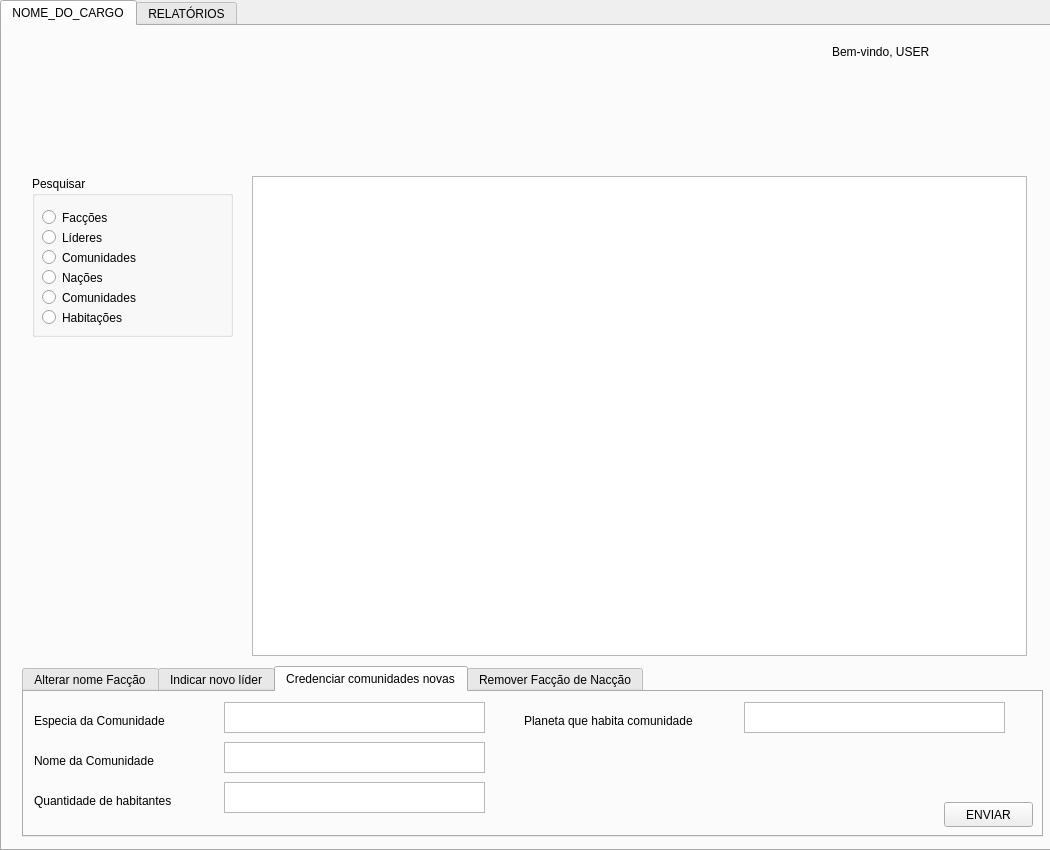
<?xml version="1.0" encoding="UTF-8"?>
<ui version="4.0">
 <class>Form</class>
 <widget class="QWidget" name="Form">
  <property name="geometry">
   <rect>
    <x>0</x>
    <y>0</y>
    <width>1050</width>
    <height>850</height>
   </rect>
  </property>
  <property name="windowTitle">
   <string>Form</string>
  </property>
  <widget class="QTabWidget" name="oficialTab">
   <property name="geometry">
    <rect>
     <x>0</x>
     <y>0</y>
     <width>1051</width>
     <height>851</height>
    </rect>
   </property>
   <property name="currentIndex">
    <number>0</number>
   </property>
   <widget class="QWidget" name="tab_5">
    <attribute name="title">
     <string>NOME_DO_CARGO</string>
    </attribute>
    <widget class="QTabWidget" name="tabWidget">
     <property name="geometry">
      <rect>
       <x>20</x>
       <y>640</y>
       <width>1021</width>
       <height>171</height>
      </rect>
     </property>
     <property name="currentIndex">
      <number>2</number>
     </property>
     <widget class="QWidget" name="tab_7">
      <attribute name="title">
       <string>Alterar nome Facção</string>
      </attribute>
      <widget class="QLabel" name="label">
       <property name="geometry">
        <rect>
         <x>330</x>
         <y>60</y>
         <width>151</width>
         <height>17</height>
        </rect>
       </property>
       <property name="text">
        <string>Novo nome da Facção</string>
       </property>
      </widget>
      <widget class="QPlainTextEdit" name="plainTextEdit">
       <property name="geometry">
        <rect>
         <x>490</x>
         <y>50</y>
         <width>261</width>
         <height>31</height>
        </rect>
       </property>
      </widget>
      <widget class="QPushButton" name="pushButton_2">
       <property name="geometry">
        <rect>
         <x>920</x>
         <y>110</y>
         <width>89</width>
         <height>25</height>
        </rect>
       </property>
       <property name="text">
        <string>ENVIAR</string>
       </property>
      </widget>
     </widget>
     <widget class="QWidget" name="tab_8">
      <attribute name="title">
       <string>Indicar novo líder</string>
      </attribute>
      <widget class="QPlainTextEdit" name="plainTextEdit_3">
       <property name="geometry">
        <rect>
         <x>470</x>
         <y>50</y>
         <width>261</width>
         <height>31</height>
        </rect>
       </property>
      </widget>
      <widget class="QLabel" name="label_3">
       <property name="geometry">
        <rect>
         <x>340</x>
         <y>60</y>
         <width>121</width>
         <height>17</height>
        </rect>
       </property>
       <property name="text">
        <string>Novo CPI do Líder</string>
       </property>
      </widget>
      <widget class="QPushButton" name="pushButton">
       <property name="geometry">
        <rect>
         <x>920</x>
         <y>110</y>
         <width>89</width>
         <height>25</height>
        </rect>
       </property>
       <property name="text">
        <string>ENVIAR</string>
       </property>
      </widget>
     </widget>
     <widget class="QWidget" name="tab_9">
      <attribute name="title">
       <string>Credenciar comunidades novas</string>
      </attribute>
      <widget class="QLabel" name="label_12">
       <property name="geometry">
        <rect>
         <x>10</x>
         <y>60</y>
         <width>171</width>
         <height>17</height>
        </rect>
       </property>
       <property name="text">
        <string>Nome da Comunidade</string>
       </property>
      </widget>
      <widget class="QPlainTextEdit" name="plainTextEdit_12">
       <property name="geometry">
        <rect>
         <x>200</x>
         <y>50</y>
         <width>261</width>
         <height>31</height>
        </rect>
       </property>
      </widget>
      <widget class="QPlainTextEdit" name="plainTextEdit_13">
       <property name="geometry">
        <rect>
         <x>200</x>
         <y>10</y>
         <width>261</width>
         <height>31</height>
        </rect>
       </property>
      </widget>
      <widget class="QLabel" name="label_13">
       <property name="geometry">
        <rect>
         <x>10</x>
         <y>20</y>
         <width>171</width>
         <height>17</height>
        </rect>
       </property>
       <property name="text">
        <string>Especia da Comunidade</string>
       </property>
      </widget>
      <widget class="QPlainTextEdit" name="plainTextEdit_14">
       <property name="geometry">
        <rect>
         <x>200</x>
         <y>90</y>
         <width>261</width>
         <height>31</height>
        </rect>
       </property>
      </widget>
      <widget class="QLabel" name="label_14">
       <property name="geometry">
        <rect>
         <x>10</x>
         <y>100</y>
         <width>181</width>
         <height>17</height>
        </rect>
       </property>
       <property name="text">
        <string>Quantidade de habitantes</string>
       </property>
      </widget>
      <widget class="QPushButton" name="pushButton_3">
       <property name="geometry">
        <rect>
         <x>920</x>
         <y>110</y>
         <width>89</width>
         <height>25</height>
        </rect>
       </property>
       <property name="text">
        <string>ENVIAR</string>
       </property>
      </widget>
      <widget class="QLabel" name="label_15">
       <property name="geometry">
        <rect>
         <x>500</x>
         <y>20</y>
         <width>221</width>
         <height>17</height>
        </rect>
       </property>
       <property name="text">
        <string>Planeta que habita comunidade</string>
       </property>
      </widget>
      <widget class="QPlainTextEdit" name="plainTextEdit_15">
       <property name="geometry">
        <rect>
         <x>720</x>
         <y>10</y>
         <width>261</width>
         <height>31</height>
        </rect>
       </property>
      </widget>
     </widget>
     <widget class="QWidget" name="tab_10">
      <attribute name="title">
       <string>Remover Facção de Nacção</string>
      </attribute>
      <widget class="QPushButton" name="pushButton_4">
       <property name="geometry">
        <rect>
         <x>430</x>
         <y>50</y>
         <width>151</width>
         <height>25</height>
        </rect>
       </property>
       <property name="text">
        <string>REMOVER FACÇÃO</string>
       </property>
      </widget>
     </widget>
    </widget>
    <widget class="QGroupBox" name="groupBox">
     <property name="geometry">
      <rect>
       <x>30</x>
       <y>150</y>
       <width>201</width>
       <height>161</height>
      </rect>
     </property>
     <property name="title">
      <string>Pesquisar</string>
     </property>
     <widget class="QRadioButton" name="radioButton_15">
      <property name="geometry">
       <rect>
        <x>10</x>
        <y>30</y>
        <width>112</width>
        <height>23</height>
       </rect>
      </property>
      <property name="text">
       <string>Facções</string>
      </property>
     </widget>
     <widget class="QRadioButton" name="radioButton_16">
      <property name="geometry">
       <rect>
        <x>10</x>
        <y>50</y>
        <width>112</width>
        <height>23</height>
       </rect>
      </property>
      <property name="text">
       <string>Líderes</string>
      </property>
     </widget>
     <widget class="QRadioButton" name="radioButton_17">
      <property name="geometry">
       <rect>
        <x>10</x>
        <y>70</y>
        <width>151</width>
        <height>23</height>
       </rect>
      </property>
      <property name="text">
       <string>Comunidades</string>
      </property>
     </widget>
     <widget class="QRadioButton" name="radioButton_18">
      <property name="geometry">
       <rect>
        <x>10</x>
        <y>90</y>
        <width>141</width>
        <height>23</height>
       </rect>
      </property>
      <property name="text">
       <string>Nações</string>
      </property>
     </widget>
     <widget class="QRadioButton" name="radioButton_19">
      <property name="geometry">
       <rect>
        <x>10</x>
        <y>110</y>
        <width>112</width>
        <height>23</height>
       </rect>
      </property>
      <property name="text">
       <string>Comunidades</string>
      </property>
     </widget>
     <widget class="QRadioButton" name="radioButton_20">
      <property name="geometry">
       <rect>
        <x>10</x>
        <y>130</y>
        <width>112</width>
        <height>23</height>
       </rect>
      </property>
      <property name="text">
       <string>Habitações</string>
      </property>
     </widget>
    </widget>
    <widget class="QTableWidget" name="tableWidget">
     <property name="geometry">
      <rect>
       <x>250</x>
       <y>150</y>
       <width>775</width>
       <height>480</height>
      </rect>
     </property>
    </widget>
    <widget class="QLabel" name="label_4">
     <property name="geometry">
      <rect>
       <x>830</x>
       <y>10</y>
       <width>191</width>
       <height>31</height>
      </rect>
     </property>
     <property name="styleSheet">
      <string notr="true">font: 18pt &quot;Ubuntu&quot;;</string>
     </property>
     <property name="text">
      <string>Bem-vindo, USER</string>
     </property>
    </widget>
   </widget>
   <widget class="QWidget" name="tab_6">
    <attribute name="title">
     <string>RELATÓRIOS</string>
    </attribute>
   </widget>
  </widget>
 </widget>
 <resources/>
 <connections/>
</ui>
